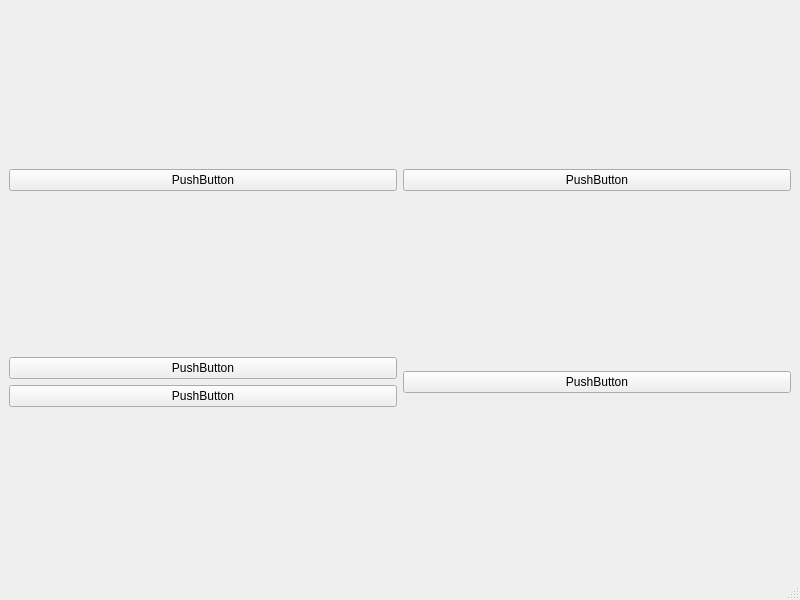
<?xml version="1.0" encoding="UTF-8"?>
<ui version="4.0">
 <class>MainWindow</class>
 <widget class="QMainWindow" name="MainWindow">
  <property name="geometry">
   <rect>
    <x>0</x>
    <y>0</y>
    <width>800</width>
    <height>600</height>
   </rect>
  </property>
  <property name="windowTitle">
   <string>MainWindow</string>
  </property>
  <widget class="QWidget" name="centralwidget">
   <layout class="QGridLayout" name="gridLayout">
    <item row="0" column="0">
     <widget class="QPushButton" name="pushButton_3">
      <property name="text">
       <string>PushButton</string>
      </property>
     </widget>
    </item>
    <item row="0" column="1">
     <widget class="QPushButton" name="pushButton_2">
      <property name="text">
       <string>PushButton</string>
      </property>
     </widget>
    </item>
    <item row="1" column="1">
     <widget class="QPushButton" name="pushButton">
      <property name="text">
       <string>PushButton</string>
      </property>
     </widget>
    </item>
    <item row="1" column="0">
     <layout class="QVBoxLayout" name="verticalLayout">
      <item>
       <widget class="QPushButton" name="pushButton_4">
        <property name="text">
         <string>PushButton</string>
        </property>
       </widget>
      </item>
      <item>
       <widget class="QPushButton" name="pushButton_5">
        <property name="text">
         <string>PushButton</string>
        </property>
       </widget>
      </item>
     </layout>
    </item>
   </layout>
  </widget>
  <widget class="QMenuBar" name="menubar">
   <property name="geometry">
    <rect>
     <x>0</x>
     <y>0</y>
     <width>800</width>
     <height>25</height>
    </rect>
   </property>
  </widget>
  <widget class="QStatusBar" name="statusbar"/>
 </widget>
 <resources/>
 <connections/>
</ui>
